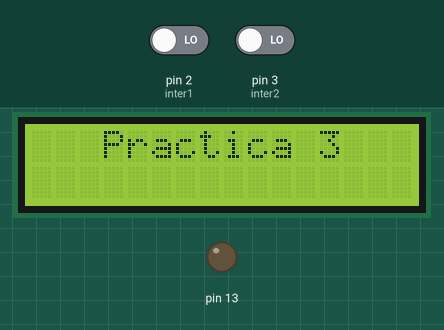
This sketch was run on a simulated Arduino Uno, built with avr-gcc and run on an emulated ATmega328P. Shown: 16×2 character LCD, output pins drawn as LEDs (lit = HIGH). Dashed ring = blinking. The test bench sets the inputs (shaded band); at power-on: pin 2 (inter1) LOW, pin 3 (inter2) LOW.

Above: at 0.1 s.
At 2.1 s:
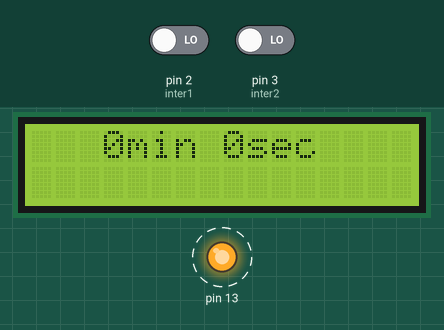
At 20.2 s:
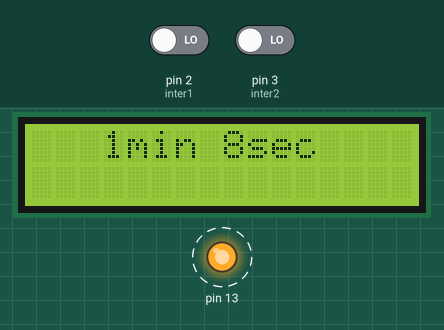
At 38.8 s:
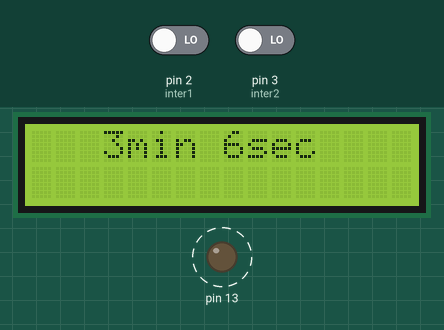
Timing chart, 0 to 40.0 s (numbered marks = the images above):
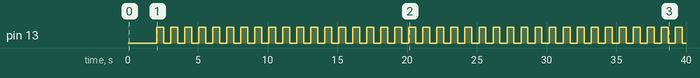

Measured:
- by itself, pin 13: alternates HIGH for 0.50 s and LOW for 0.50 s
- what the display in image 1 shows lasts 1.0 s, from 2.1 s to 3.1 s

The sketch:

Cronometro_Con_Interrupciones.ino
```cpp
#include <LiquidCrystal.h>
LiquidCrystal lcd(4, 5, 6, 7, 8, 9); //pines que utilizaremos del arduino para conectar al lcd
volatile int state1 = HIGH;
volatile int state2 = LOW;
int inter1 = 2;
int inter2 = 3;
int cont = 0;
int i = 0;
String Min;
String Sec;
int band = 1;
void setup() {
  // put your setup code here, to run once:

  pinMode(13, OUTPUT);
  lcd.begin(16, 2); //tipo de pantalla lcd 16x2
  lcd.clear();
  lcd.setCursor(3, 0);
  lcd.print("Practica 3");
  delay(2000);
  lcd.setCursor(0, 1);
  lcd.print("  OPRIME BOTON");
  attachInterrupt(digitalPinToInterrupt(inter1), inicioparo, RISING);
  attachInterrupt(digitalPinToInterrupt(inter2), reinicio, RISING);
  Min = "min ";
  Sec = "sec";


}

void loop() {
  // put your main code here, to run repeatedly:

  for (i = 0; i <= 9; i++)
  {
    lcd.clear();
    if (band != 1) {
      i = i - 1;
    }

    lcd.setCursor(3, 0);
    lcd.print(cont + String(Min) + i + String(Sec)); //
    lcd.setCursor(2, 1);
    // lcd.print(band);
    digitalWrite(13, HIGH);
    delay(500);
    digitalWrite(13, LOW);
    delay(500);


  }
  cont = cont + 1;
}
void inicioparo() {
  band = ~band;
}
void reinicio() {
  band = 1;
  i = 0;
  cont = 0;
}
```
